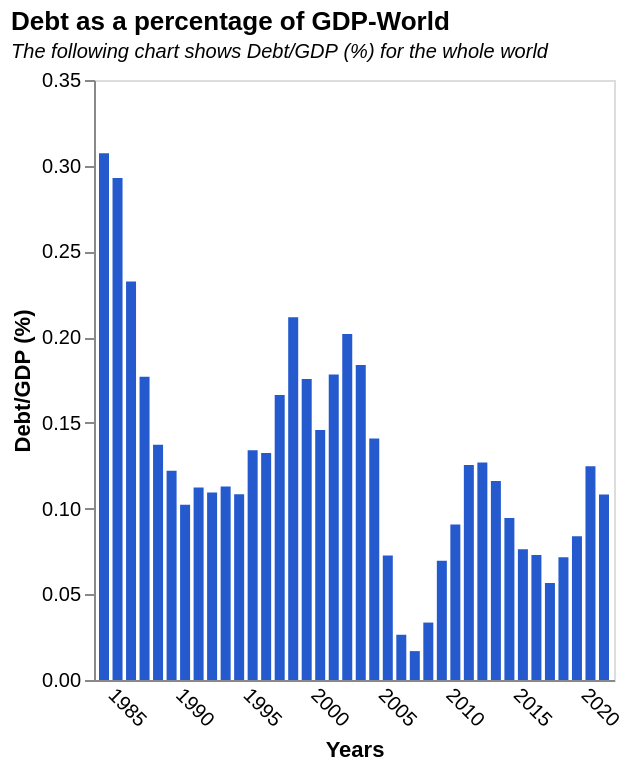

The specification (Vega-Lite) saved for this image:
### Vega-Lite specification from a JSON file in a GitHub repository (floating-point values rounded to 4 significant figures)
{"$schema": "https://vega.github.io/schema/vega-lite/v5.json", "title": {"text": "Debt as a percentage of GDP-World", "subtitle": "The following chart shows Debt/GDP (%) for the whole world", "subtitleFontStyle": "italic", "subtitleFontSize": 10, "anchor": "start", "color": "black"}, "data": {"values": [{"date": "31/12/2021", " GDP ( Billions of US $)": "96100.091", "Totals": "1.04029E+11", "Totals (Billions)": "104.0293757", "Debt/GDP": "0.108251069", "Years": "2021"}, {"date": "31/12/2020", " GDP ( Billions of US $)": "84906.81419", "Totals": "1.0589E+11", "Totals (Billions)": "105.890447", "Debt/GDP": "0.124713721", "Years": "2020"}, {"date": "31/12/2019", " GDP ( Billions of US $)": "87652.86322", "Totals": "73536345315", "Totals (Billions)": "73.53634532", "Debt/GDP": "0.083894972", "Years": "2019"}, {"date": "31/12/2018", " GDP ( Billions of US $)": "86413.03278", "Totals": "61821792421", "Totals (Billions)": "61.82179242", "Debt/GDP": "0.071542209", "Years": "2018"}, {"date": "31/12/2017", " GDP ( Billions of US $)": "81403.97743", "Totals": "46107666542", "Totals (Billions)": "46.10766654", "Debt/GDP": "0.056640557", "Years": "2017"}, {"date": "31/12/2016", " GDP ( Billions of US $)": "76465.59001", "Totals": "55750278788", "Totals (Billions)": "55.75027879", "Debt/GDP": "0.072908976", "Years": "2016"}, {"date": "31/12/2015", " GDP ( Billions of US $)": "75179.26627", "Totals": "57333751899", "Totals (Billions)": "57.3337519", "Debt/GDP": "0.076262718", "Years": "2015"}, {"date": "31/12/2014", " GDP ( Billions of US $)": "79708.81224", "Totals": "75334319046", "Totals (Billions)": "75.33431905", "Debt/GDP": "0.094511908", "Years": "2014"}, {"date": "31/12/2013", " GDP ( Billions of US $)": "77607.19847", "Totals": "90073641743", "Totals (Billions)": "90.07364174", "Debt/GDP": "0.116063514", "Years": "2013"}, {"date": "31/12/2012", " GDP ( Billions of US $)": "75488.06418", "Totals": "95808640755", "Totals (Billions)": "95.80864076", "Debt/GDP": "0.126918927", "Years": "2012"}, {"date": "31/12/2011", " GDP ( Billions of US $)": "73853.78405", "Totals": "92585525384", "Totals (Billions)": "92.58552538", "Debt/GDP": "0.125363279", "Years": "2011"}, {"date": "31/12/2010", " GDP ( Billions of US $)": "66596.05101", "Totals": "60439448644", "Totals (Billions)": "60.43944864", "Debt/GDP": "0.090755304", "Years": "2010"}, {"date": "31/12/2009", " GDP ( Billions of US $)": "60809.11183", "Totals": "42300847722", "Totals (Billions)": "42.30084772", "Debt/GDP": "0.069563338", "Years": "2009"}, {"date": "31/12/2008", " GDP ( Billions of US $)": "64123.70427", "Totals": "21487336753", "Totals (Billions)": "21.48733675", "Debt/GDP": "0.033509194", "Years": "2008"}, {"date": "31/12/2007", " GDP ( Billions of US $)": "58355.01509", "Totals": "9833092338", "Totals (Billions)": "9.833092338", "Debt/GDP": "0.016850467", "Years": "2007"}, {"date": "31/12/2006", " GDP ( Billions of US $)": "51779.84559", "Totals": "13666660759", "Totals (Billions)": "13.66666076", "Debt/GDP": "0.026393784", "Years": "2006"}, {"date": "31/12/2005", " GDP ( Billions of US $)": "47779.71479", "Totals": "34714264905", "Totals (Billions)": "34.71426491", "Debt/GDP": "0.072654818", "Years": "2005"}, {"date": "31/12/2004", " GDP ( Billions of US $)": "44117.60113", "Totals": "62139796027", "Totals (Billions)": "62.13979603", "Debt/GDP": "0.140850351", "Years": "2004"}, {"date": "31/12/2003", " GDP ( Billions of US $)": "39146.98839", "Totals": "71912955980", "Totals (Billions)": "71.91295598", "Debt/GDP": "0.183699842", "Years": "2003"}, {"date": "31/12/2002", " GDP ( Billions of US $)": "34911.42705", "Totals": "70469729806", "Totals (Billions)": "70.46972981", "Debt/GDP": "0.201852905", "Years": "2002"}, {"date": "31/12/2001", " GDP ( Billions of US $)": "33615.43597", "Totals": "59901804093", "Totals (Billions)": "59.90180409", "Debt/GDP": "0.178197314", "Years": "2001"}, {"date": "31/12/2000", " GDP ( Billions of US $)": "33830.8788", "Totals": "49322126517", "Totals (Billions)": "49.32212652", "Debt/GDP": "0.145790261", "Years": "2000"}, {"date": "31/12/1999", " GDP ( Billions of US $)": "32737.37497", "Totals": "57496136237", "Totals (Billions)": "57.49613624", "Debt/GDP": "0.175628426", "Years": "1999"}, {"date": "31/12/1998", " GDP ( Billions of US $)": "31539.9579", "Totals": "66739842976", "Totals (Billions)": "66.73984298", "Debt/GDP": "0.211604097", "Years": "1998"}, {"date": "31/12/1997", " GDP ( Billions of US $)": "31620.44366", "Totals": "52568901205", "Totals (Billions)": "52.56890121", "Debt/GDP": "0.166249727", "Years": "1997"}, {"date": "31/12/1996", " GDP ( Billions of US $)": "31736.66005", "Totals": "42009082557", "Totals (Billions)": "42.00908256", "Debt/GDP": "0.132367686", "Years": "1996"}, {"date": "31/12/1995", " GDP ( Billions of US $)": "31043.64788", "Totals": "41586611940", "Totals (Billions)": "41.58661194", "Debt/GDP": "0.133961743", "Years": "1995"}, {"date": "31/12/1994", " GDP ( Billions of US $)": "27872.25513", "Totals": "30211445450", "Totals (Billions)": "30.21144545", "Debt/GDP": "0.108392541", "Years": "1994"}, {"date": "31/12/1993", " GDP ( Billions of US $)": "25821.97892", "Totals": "29139537930", "Totals (Billions)": "29.13953793", "Debt/GDP": "0.112847811", "Years": "1993"}, {"date": "31/12/1992", " GDP ( Billions of US $)": "25406.10611", "Totals": "27771636514", "Totals (Billions)": "27.77163651", "Debt/GDP": "0.109310874", "Years": "1992"}, {"date": "31/12/1991", " GDP ( Billions of US $)": "23759.57245", "Totals": "26664291722", "Totals (Billions)": "26.66429172", "Debt/GDP": "0.112225469", "Years": "1991"}, {"date": "31/12/1990", " GDP ( Billions of US $)": "22779.97868", "Totals": "23303762710", "Totals (Billions)": "23.30376271", "Debt/GDP": "0.102299317", "Years": "1990"}, {"date": "31/12/1989", " GDP ( Billions of US $)": "20194.0038", "Totals": "24649990786", "Totals (Billions)": "24.64999079", "Debt/GDP": "0.122065892", "Years": "1989"}, {"date": "31/12/1988", " GDP ( Billions of US $)": "19337.99747", "Totals": "26523969177", "Totals (Billions)": "26.52396918", "Debt/GDP": "0.137159854", "Years": "1988"}, {"date": "31/12/1987", " GDP ( Billions of US $)": "17307.238", "Totals": "30618322055", "Totals (Billions)": "30.61832206", "Debt/GDP": "0.176910504", "Years": "1987"}, {"date": "31/12/1986", " GDP ( Billions of US $)": "15205.31553", "Totals": "35348075575", "Totals (Billions)": "35.34807558", "Debt/GDP": "0.232471832", "Years": "1986"}, {"date": "31/12/1985", " GDP ( Billions of US $)": "12860.09446", "Totals": "37665035197", "Totals (Billions)": "37.6650352", "Debt/GDP": "0.292883037", "Years": "1985"}, {"date": "31/12/1984", " GDP ( Billions of US $)": "12269.79237", "Totals": "37706647293", "Totals (Billions)": "37.70664729", "Debt/GDP": "0.307312839", "Years": "1984"}], "format": {"parse": {"Years": "date"}}}, "height": 300, "width": 260, "mark": {"type": "bar", "color": "#245ace"}, "encoding": {"x": {"field": "Years", "type": "temporal", "axis": {"title": "Years", "grid": false, "ticks": false, "labelAngle": 45}}, "y": {"field": "Debt/GDP", "type": "quantitative", "title": "Debt/GDP (%)", "axis": {"grid": false}}}}
